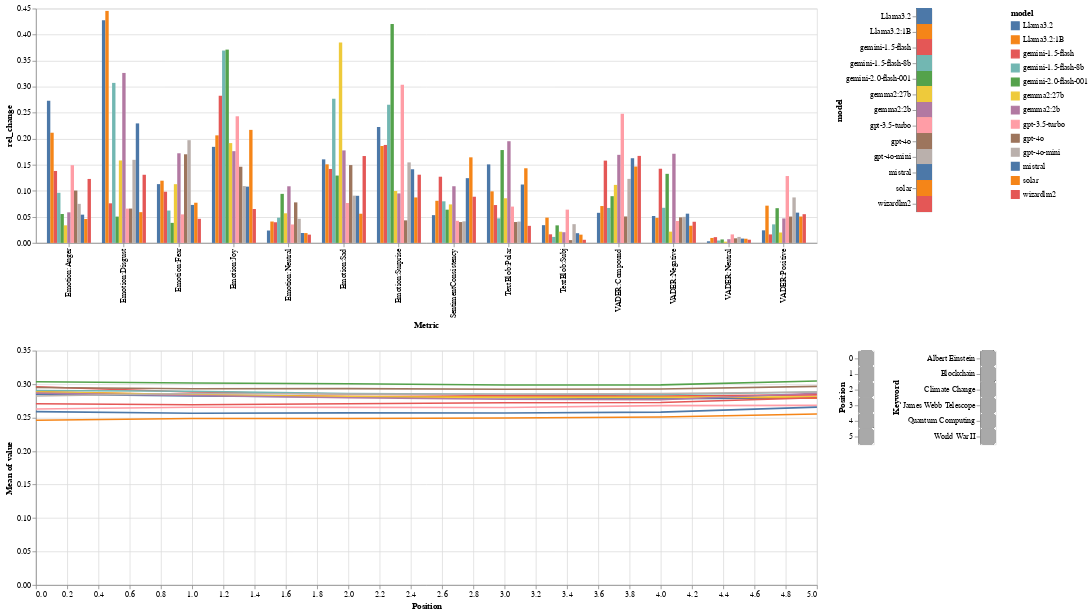

This figure's notebook cell:
### Code cell
save_and_show_chart(sentiment, "sentiment")

### Figure 1 — Vega-Lite specification as saved in the notebook (floating-point values rounded to 4 significant figures; data arrays with more than 128 entries replaced by an {"elided": "..."} marker saying what was removed)
{"config": {"view": {"continuousWidth": 300, "continuousHeight": 300}}, "vconcat": [{"hconcat": [{"mark": {"type": "bar"}, "encoding": {"color": {"field": "model", "type": "nominal"}, "opacity": {"condition": {"param": "param_559", "value": 1.0}, "value": 0.5}, "x": {"field": "Metric", "type": "nominal"}, "xOffset": {"field": "model", "type": "nominal"}, "y": {"field": "rel_change", "type": "quantitative"}}, "name": "view_553", "transform": [{"filter": {"param": "param_562"}}, {"filter": {"param": "param_560"}}, {"aggregate": [{"op": "mean", "field": "value", "as": "mea"}], "groupby": ["model", "Metric", "Position"]}, {"aggregate": [{"op": "min", "field": "mea", "as": "mi"}, {"op": "max", "field": "mea", "as": "ma"}], "groupby": ["model", "Metric"]}, {"calculate": "2 * (datum.ma - datum.mi) / abs(datum.ma + datum.mi)", "as": "rel_change"}], "width": 1000}, {"mark": {"type": "rect"}, "encoding": {"color": {"condition": {"param": "param_562", "field": "model"}, "value": "lightgray"}, "y": {"field": "model", "type": "nominal"}}, "name": "view_554"}]}, {"hconcat": [{"mark": {"type": "line"}, "encoding": {"color": {"field": "model", "type": "nominal"}, "x": {"field": "Position", "type": "quantitative"}, "y": {"aggregate": "mean", "field": "value", "type": "quantitative"}}, "transform": [{"filter": {"param": "param_562"}}, {"filter": {"param": "param_559"}}, {"filter": {"param": "param_561"}}, {"filter": {"param": "param_560"}}], "width": 1000}, {"mark": {"type": "rect", "cornerRadius": 5}, "encoding": {"color": {"condition": {"param": "param_560", "value": "darkgray"}, "value": "lightgray"}, "y": {"field": "Position", "type": "ordinal"}}, "name": "view_555"}, {"mark": {"type": "rect", "cornerRadius": 5}, "encoding": {"color": {"condition": {"param": "param_561", "value": "darkgray"}, "value": "lightgray"}, "y": {"field": "Keyword", "type": "nominal"}}, "name": "view_556"}]}], "data": {"name": "data-7d0fa73368f63a7c83f9ad40ead7ffb3"}, "params": [{"name": "param_559", "select": {"type": "point", "fields": ["Metric"]}, "views": ["view_553"]}, {"name": "param_562", "select": {"type": "point", "fields": ["model"]}, "views": ["view_554"]}, {"name": "param_560", "select": {"type": "point", "fields": ["Position"]}, "views": ["view_555"]}, {"name": "param_561", "select": {"type": "point", "fields": ["Keyword"]}, "views": ["view_556"]}], "$schema": "https://vega.github.io/schema/vega-lite/v5.20.1.json", "datasets": {"data-7d0fa73368f63a7c83f9ad40ead7ffb3": {"elided": "6552 records"}}}
